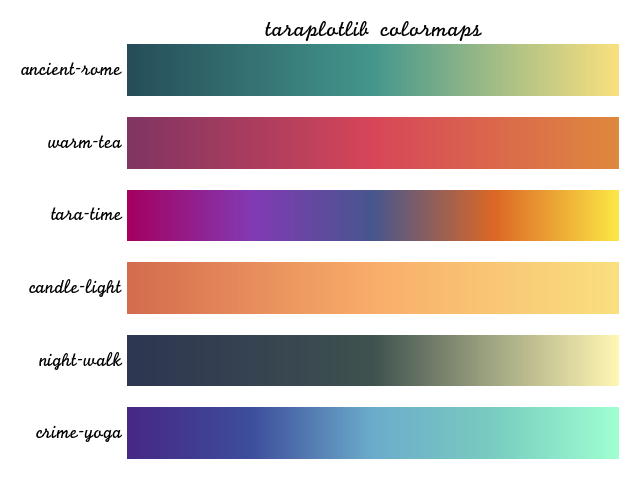

Generate this figure with Python:
'''
Code inspired by the matplotlib colormaps example.
https://matplotlib.org/stable/users/explain/colors/colormaps.html
'''

from matplotlib import pyplot as plt
import matplotlib as mpl
import numpy as np

from pathlib import Path

from taraplotlib import *

gradient = np.linspace(0, 1, 256)
gradient = np.vstack((gradient, gradient))

cmap_list = [
    'ancient-rome',
    'warm-tea',
    'tara-time',
    'candle-light',
    'night-walk',
    'crime-yoga',
]

nrows = len(cmap_list)
fig, axs = plt.subplots(nrows=nrows)
axs[0].set_title(f'taraplotlib colormaps')

for ax, name in zip(axs, cmap_list):
    ax.imshow(gradient, aspect='auto', cmap=mpl.colormaps[name])
    ax.text(-0.01, 0.5, name, va='center', ha='right',
            transform=ax.transAxes)
    ax.set_axis_off()

fig.savefig(Path(__file__).with_name( "colormaps.png"))

plt.show()
